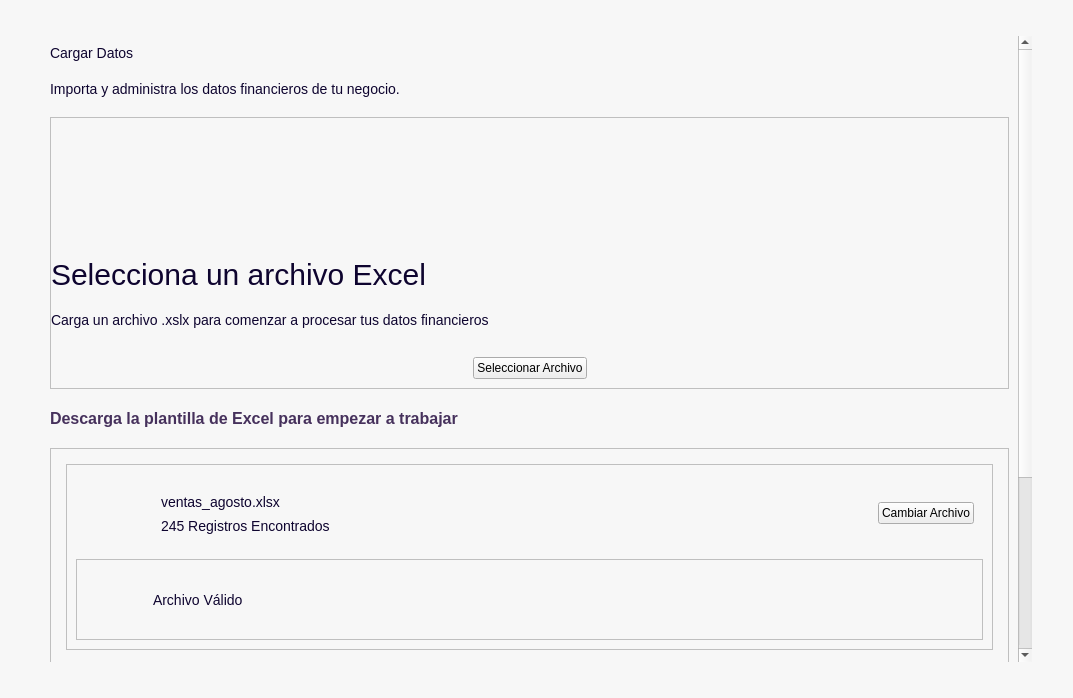
<?xml version="1.0" encoding="UTF-8"?>
<ui version="4.0">
 <class>CargarDatos</class>
 <widget class="QWidget" name="CargarDatos">
  <property name="geometry">
   <rect>
    <x>0</x>
    <y>0</y>
    <width>1073</width>
    <height>698</height>
   </rect>
  </property>
  <property name="windowTitle">
   <string>Form</string>
  </property>
  <property name="styleSheet">
   <string notr="true">QFrame[carta=&quot;Dashboard&quot;] {
    background-color: #FFFFFF;
    border: 1px solid #E4E0EA;
    border-radius: 12px;
}
#CargarDatos{
background-color:#f7f7f7;
}
QFrame{
background-color:#f7f7f7;
}

/*
-----------------------------------------------------------------------------------------------------
Textos
-----------------------------------------------------------------------------------------------------*/
QLabel{
background-color: transparent;
font-size: 14px;
color: #0E042F;
}
QLabel[texto=&quot;InputTexto&quot;]{
font-size: 16px;
font-weight: bold;
}
QLabel[texto=&quot;TituloPrincipal&quot;]{
font-size:20px;
font-weight:bold;
}
QLabel[texto=&quot;Valor&quot;]{
font-size:20px;
}
QLabel[texto=&quot;TituloSecundario&quot;]{
font-size:18px;
font-weight:bold;
}
QLabel[texto=&quot;Descripcion&quot;]{
font-size:16px;
color: #46315c;
}
QLabel[texto=&quot;Destacado&quot;]{
font-size:16px;
color: #0E042F;
font-weight: bold;
}


/*Botones*/
/* --- BOTÓN PRIMARIO --- */

QPushButton[boton=&quot;Primario&quot;] {
    border-radius: 10px;
    background-color: #5D38BB;
    font-weight: bold;
    color: #F7F7F7;
    font-size: 12pt;
    min-height: 40px;
    padding-left: 20px;
    padding-right: 20px;
	width: 200px;
}

QPushButton[boton=&quot;Primario&quot;]:hover {
    background-color: #744BCC;
}

QPushButton[boton=&quot;Primario&quot;]:pressed {
    background-color: #472A8F;
}

/* --- BOTÓN SECUNDARIO --- */

QPushButton[boton=&quot;Secundario&quot;] {
    border-radius: 10px;
    background-color: rgba(161, 147, 204, 0.7);
    font-weight: bold;
    color: #5D38BB;
    font-size: 18px;
    min-height: 40px;
	width: 250px;
}

QPushButton[boton=&quot;Secundario&quot;]:hover {
    background-color: rgba(161, 147, 204, 0.9);
}

QPushButton[boton=&quot;Secundario&quot;]:pressed {
    background-color: rgba(131, 117, 174, 0.9);
}

</string>
  </property>
  <layout class="QVBoxLayout" name="verticalLayout">
   <item>
    <layout class="QVBoxLayout" name="verticalLayout_12">
     <property name="spacing">
      <number>20</number>
     </property>
     <property name="leftMargin">
      <number>30</number>
     </property>
     <property name="topMargin">
      <number>25</number>
     </property>
     <property name="rightMargin">
      <number>30</number>
     </property>
     <property name="bottomMargin">
      <number>25</number>
     </property>
     <item>
      <widget class="QScrollArea" name="scrollArea">
       <property name="styleSheet">
        <string notr="true">/*
-----------------------------------------------------------------------------------------------------
ScrollArea
-----------------------------------------------------------------------------------------------------
*/
#scrollAreaWidgetContents {
    background-color: transparent;
}
QScrollArea {
    background-color: transparent;
    border: none;
	border-radius:0px;
}

/* Widget que está dentro del ScrollArea */
/*QScrollArea &gt; QWidget &gt; QWidget {
    background-color: #F9F9FC;
}*/

/* Scrollbar vertical */
QScrollBar:vertical {
    background-color: transparent;
    width: 8px;
    margin: 4px 2px 4px 0px;
}

/* Parte que se puede arrastrar */
QScrollBar::handle:vertical {
    background-color: #C9C1D5;
    border-radius: 4px;
    min-height: 40px;
}

/* Al pasar el mouse */
QScrollBar::handle:vertical:hover {
    background-color: #A99DB8;
}

/* Ocultar botones de arriba y abajo */
QScrollBar::add-line:vertical,
QScrollBar::sub-line:vertical {
    height: 0px;
}

/* Espacio antes/después del handle */
QScrollBar::add-page:vertical,
QScrollBar::sub-page:vertical {
    background: transparent;
}</string>
       </property>
       <property name="frameShape">
        <enum>QFrame::NoFrame</enum>
       </property>
       <property name="frameShadow">
        <enum>QFrame::Plain</enum>
       </property>
       <property name="widgetResizable">
        <bool>true</bool>
       </property>
       <widget class="QWidget" name="scrollAreaWidgetContents">
        <property name="geometry">
         <rect>
          <x>0</x>
          <y>0</y>
          <width>987</width>
          <height>948</height>
         </rect>
        </property>
        <property name="sizePolicy">
         <sizepolicy hsizetype="Expanding" vsizetype="Preferred">
          <horstretch>0</horstretch>
          <verstretch>0</verstretch>
         </sizepolicy>
        </property>
        <layout class="QVBoxLayout" name="verticalLayout_2">
         <property name="leftMargin">
          <number>9</number>
         </property>
         <property name="topMargin">
          <number>9</number>
         </property>
         <property name="rightMargin">
          <number>9</number>
         </property>
         <item>
          <layout class="QVBoxLayout" name="verticalLayout_11">
           <property name="spacing">
            <number>20</number>
           </property>
           <item>
            <widget class="QLabel" name="lblTitulo">
             <property name="maximumSize">
              <size>
               <width>16777215</width>
               <height>50</height>
              </size>
             </property>
             <property name="text">
              <string>Cargar Datos</string>
             </property>
             <property name="texto" stdset="0">
              <string>TituloPrincipal</string>
             </property>
            </widget>
           </item>
           <item>
            <widget class="QLabel" name="lblDescripcion">
             <property name="maximumSize">
              <size>
               <width>16777215</width>
               <height>50</height>
              </size>
             </property>
             <property name="text">
              <string>Importa y administra los datos financieros de tu negocio.</string>
             </property>
             <property name="texto" stdset="0">
              <string>Descripcion</string>
             </property>
            </widget>
           </item>
           <item>
            <widget class="QFrame" name="frameCargarArchivos">
             <property name="styleSheet">
              <string notr="true">QLabel{
qproperty-alignment: 'AlignCenter';
}</string>
             </property>
             <property name="frameShape">
              <enum>QFrame::StyledPanel</enum>
             </property>
             <property name="frameShadow">
              <enum>QFrame::Raised</enum>
             </property>
             <property name="carta" stdset="0">
              <string>Dashboard</string>
             </property>
             <layout class="QVBoxLayout" name="verticalLayout_3">
              <property name="spacing">
               <number>20</number>
              </property>
              <property name="leftMargin">
               <number>0</number>
              </property>
              <property name="topMargin">
               <number>0</number>
              </property>
              <property name="rightMargin">
               <number>0</number>
              </property>
              <property name="bottomMargin">
               <number>0</number>
              </property>
              <item>
               <widget class="QWidget" name="widget" native="true">
                <property name="maximumSize">
                 <size>
                  <width>16777215</width>
                  <height>130</height>
                 </size>
                </property>
                <layout class="QHBoxLayout" name="horizontalLayout">
                 <item>
                  <widget class="QLabel" name="lblBusinessIcon">
                   <property name="minimumSize">
                    <size>
                     <width>111</width>
                     <height>101</height>
                    </size>
                   </property>
                   <property name="maximumSize">
                    <size>
                     <width>121</width>
                     <height>111</height>
                    </size>
                   </property>
                   <property name="styleSheet">
                    <string notr="true">qproperty-alignment: 'AlignCenter';</string>
                   </property>
                   <property name="text">
                    <string/>
                   </property>
                   <property name="pixmap">
                    <pixmap resource="../../../resources/resources.qrc">:/images/excel.png</pixmap>
                   </property>
                   <property name="scaledContents">
                    <bool>true</bool>
                   </property>
                  </widget>
                 </item>
                </layout>
               </widget>
              </item>
              <item>
               <widget class="QLabel" name="label_2">
                <property name="maximumSize">
                 <size>
                  <width>16777215</width>
                  <height>50</height>
                 </size>
                </property>
                <property name="styleSheet">
                 <string notr="true">font-size:30px;</string>
                </property>
                <property name="text">
                 <string>Selecciona un archivo Excel</string>
                </property>
                <property name="texto" stdset="0">
                 <string>TituloPrincipal</string>
                </property>
               </widget>
              </item>
              <item>
               <widget class="QLabel" name="label">
                <property name="maximumSize">
                 <size>
                  <width>16777215</width>
                  <height>50</height>
                 </size>
                </property>
                <property name="text">
                 <string>Carga un archivo .xslx para comenzar a procesar tus datos financieros</string>
                </property>
                <property name="texto" stdset="0">
                 <string>Descripcion</string>
                </property>
               </widget>
              </item>
              <item>
               <widget class="QWidget" name="widget_2" native="true">
                <property name="maximumSize">
                 <size>
                  <width>16777215</width>
                  <height>80</height>
                 </size>
                </property>
                <layout class="QHBoxLayout" name="horizontalLayout_2">
                 <item>
                  <spacer name="horizontalSpacer">
                   <property name="orientation">
                    <enum>Qt::Horizontal</enum>
                   </property>
                   <property name="sizeHint" stdset="0">
                    <size>
                     <width>40</width>
                     <height>20</height>
                    </size>
                   </property>
                  </spacer>
                 </item>
                 <item>
                  <widget class="QPushButton" name="btnSeleccionarArchivo">
                   <property name="text">
                    <string>Seleccionar Archivo</string>
                   </property>
                   <property name="boton" stdset="0">
                    <string>Primario</string>
                   </property>
                  </widget>
                 </item>
                 <item>
                  <spacer name="horizontalSpacer_2">
                   <property name="orientation">
                    <enum>Qt::Horizontal</enum>
                   </property>
                   <property name="sizeHint" stdset="0">
                    <size>
                     <width>40</width>
                     <height>20</height>
                    </size>
                   </property>
                  </spacer>
                 </item>
                </layout>
               </widget>
              </item>
             </layout>
            </widget>
           </item>
           <item>
            <widget class="QLabel" name="label_7">
             <property name="styleSheet">
              <string notr="true">font-size:16px;
color: #46315c;
font-weight:bold;
qproperty-alignment: 'AlignCenter';</string>
             </property>
             <property name="text">
              <string>&lt;a href=&quot;https://luis-hdz7.github.io/Finanzen-Web/excelTemplate.html&quot; style=&quot;color: #46315c; text-align: center; text-decoration: none;&quot;&gt;Descarga la plantilla de Excel para empezar a trabajar&lt;/a&gt;
</string>
             </property>
             <property name="openExternalLinks">
              <bool>true</bool>
             </property>
            </widget>
           </item>
           <item>
            <widget class="QFrame" name="frameArchivo">
             <property name="frameShape">
              <enum>QFrame::StyledPanel</enum>
             </property>
             <property name="frameShadow">
              <enum>QFrame::Raised</enum>
             </property>
             <property name="carta" stdset="0">
              <string>Dashboard</string>
             </property>
             <layout class="QVBoxLayout" name="verticalLayout_4">
              <property name="spacing">
               <number>15</number>
              </property>
              <property name="leftMargin">
               <number>15</number>
              </property>
              <property name="topMargin">
               <number>15</number>
              </property>
              <property name="rightMargin">
               <number>15</number>
              </property>
              <property name="bottomMargin">
               <number>15</number>
              </property>
              <item>
               <widget class="QFrame" name="frameVisualizacionArchivo">
                <property name="styleSheet">
                 <string notr="true">/* Estado: Archivo Válido (Verde) */
QFrame[carta=&quot;Valido&quot;] {
    background-color: #e6f7ed;  /* Fondo verde claro */
    border: 1px solid #a3e2bc;   /* Borde verde suave (opcional) */
    color: #1e7e34;              /* Texto o contenido en verde oscuro */
 border-radius: 12px;
}

/* Estado: Error (Rojo) */
QFrame[carta=&quot;Error&quot;] {
    background-color: #fce8e6;  /* Fondo rojo claro */
    border: 1px solid #f5c2c7;   /* Borde rojo suave (opcional) */
    color: #dc3545;              /* Texto o contenido en rojo oscuro */
 border-radius: 12px;
}
/* --- ESTILOS DE LOS QLABEL DEPENDIENDO DEL CONTENEDOR --- */

/* Cuando el Frame está en modo 'Valido', pinta su QLabel de verde oscuro */
QFrame[carta=&quot;Valido&quot;] QLabel {
    color: #2e7d32;
	font-weight:bold;
    font-size: 16px;
}

/* Cuando el Frame está en modo 'Error', pinta su QLabel de rojo oscuro */
QFrame[carta=&quot;Error&quot;] QLabel {
    color: #c62828;
    font-size: 16px;
}
</string>
                </property>
                <property name="frameShape">
                 <enum>QFrame::StyledPanel</enum>
                </property>
                <property name="frameShadow">
                 <enum>QFrame::Raised</enum>
                </property>
                <property name="carta" stdset="0">
                 <string>Dashboard</string>
                </property>
                <layout class="QVBoxLayout" name="verticalLayout_5">
                 <item>
                  <widget class="QWidget" name="widget_3" native="true">
                   <layout class="QHBoxLayout" name="horizontalLayout_3">
                    <item>
                     <widget class="QLabel" name="lblBusinessIcon_2">
                      <property name="minimumSize">
                       <size>
                        <width>61</width>
                        <height>61</height>
                       </size>
                      </property>
                      <property name="maximumSize">
                       <size>
                        <width>61</width>
                        <height>51</height>
                       </size>
                      </property>
                      <property name="text">
                       <string/>
                      </property>
                      <property name="pixmap">
                       <pixmap resource="../../../resources/resources.qrc">:/icons/file.svg</pixmap>
                      </property>
                      <property name="scaledContents">
                       <bool>true</bool>
                      </property>
                     </widget>
                    </item>
                    <item>
                     <widget class="QWidget" name="widget_4" native="true">
                      <layout class="QVBoxLayout" name="verticalLayout_6">
                       <item>
                        <widget class="QLabel" name="label_3">
                         <property name="maximumSize">
                          <size>
                           <width>16777215</width>
                           <height>50</height>
                          </size>
                         </property>
                         <property name="text">
                          <string>ventas_agosto.xlsx</string>
                         </property>
                         <property name="texto" stdset="0">
                          <string>Destacado</string>
                         </property>
                        </widget>
                       </item>
                       <item>
                        <widget class="QLabel" name="label_4">
                         <property name="maximumSize">
                          <size>
                           <width>16777215</width>
                           <height>50</height>
                          </size>
                         </property>
                         <property name="text">
                          <string>245 Registros Encontrados</string>
                         </property>
                         <property name="texto" stdset="0">
                          <string>Descripcion</string>
                         </property>
                        </widget>
                       </item>
                      </layout>
                     </widget>
                    </item>
                    <item>
                     <spacer name="horizontalSpacer_3">
                      <property name="orientation">
                       <enum>Qt::Horizontal</enum>
                      </property>
                      <property name="sizeHint" stdset="0">
                       <size>
                        <width>40</width>
                        <height>20</height>
                       </size>
                      </property>
                     </spacer>
                    </item>
                    <item>
                     <widget class="QPushButton" name="pushButton">
                      <property name="text">
                       <string>Cambiar Archivo</string>
                      </property>
                      <property name="boton" stdset="0">
                       <string>Secundario</string>
                      </property>
                     </widget>
                    </item>
                   </layout>
                  </widget>
                 </item>
                 <item>
                  <widget class="QFrame" name="frame">
                   <property name="frameShape">
                    <enum>QFrame::StyledPanel</enum>
                   </property>
                   <property name="frameShadow">
                    <enum>QFrame::Raised</enum>
                   </property>
                   <property name="carta" stdset="0">
                    <string>Valido</string>
                   </property>
                   <layout class="QHBoxLayout" name="horizontalLayout_4">
                    <item>
                     <widget class="QLabel" name="lblBusinessIcon_3">
                      <property name="minimumSize">
                       <size>
                        <width>61</width>
                        <height>61</height>
                       </size>
                      </property>
                      <property name="maximumSize">
                       <size>
                        <width>61</width>
                        <height>51</height>
                       </size>
                      </property>
                      <property name="text">
                       <string/>
                      </property>
                      <property name="pixmap">
                       <pixmap resource="../../../resources/resources.qrc">:/icons/check.svg</pixmap>
                      </property>
                      <property name="scaledContents">
                       <bool>true</bool>
                      </property>
                     </widget>
                    </item>
                    <item>
                     <widget class="QLabel" name="label_5">
                      <property name="text">
                       <string>Archivo Válido</string>
                      </property>
                      <property name="texto" stdset="0">
                       <string>Valido</string>
                      </property>
                     </widget>
                    </item>
                   </layout>
                  </widget>
                 </item>
                </layout>
               </widget>
              </item>
              <item>
               <widget class="QFrame" name="frame_2">
                <property name="styleSheet">
                 <string notr="true">/* 
-----------------------------------------------------------------------------------------------------
Tabla (Optimizado para QTableView)
-----------------------------------------------------------------------------------------------------
*/

QTableView {
    background-color: #FFFFFF;
    border: 1px solid #E4E0EA;
    border-radius: 10px;
    gridline-color: #EAE7EF;
    font-size: 14px;
    color: #0E042F;
    selection-background-color: #EEEAF5;
    selection-color: #0E042F;
    /* Importante para que los elementos internos respeten los bordes redondeados */
    overflow: hidden; 
}

/* Encabezados (Horizontal y Vertical) */
QTableView QHeaderView::section {
    background-color: #F5F3F8;
    color: #0E042F;
    font-size: 14px;
    font-weight: bold;
    border: none;
    border-bottom: 1px solid #E4E0EA;
    padding: 10px;
}

/* Forzar que el encabezado horizontal se alinee bien con el estilo */
QHeaderView {
    background-color: #F5F3F8;
    border-top-left-radius: 9px;
    border-top-right-radius: 9px;
}

/* Celdas individuales */
QTableView::item {
    padding: 8px;
    border: none;
}

/* Fila seleccionada */
QTableView::item:selected {
    background-color: #EEEAF5;
    color: #0E042F;
}

/* Esquina superior izquierda (intersección de encabezados) */
QTableView QTableCornerButton::section {
    background-color: #F5F3F8;
    border: none;
    border-top-left-radius: 9px;
}

/* --- SCROLLBAR VERTICAL --- */
QTableView QScrollBar:vertical {
    background-color: transparent;
    width: 8px;
    margin: 4px 2px 4px 2px;
}

QTableView QScrollBar::handle:vertical {
    background-color: #C9C1D5;
    border-radius: 4px;
    min-height: 30px;
}

/* Ocultar flechas del scrollbar */
QTableView QScrollBar::add-line:vertical,
QTableView QScrollBar::sub-line:vertical,
QTableView QScrollBar::add-page:vertical,
QTableView QScrollBar::sub-page:vertical {
    background: none;
    height: 0px;
}

/* --- SCROLLBAR HORIZONTAL (Opcional, para mantener coherencia visual) --- */
QTableView QScrollBar:horizontal {
    background-color: transparent;
    height: 8px;
    margin: 2px 4px 2px 4px;
}

QTableView QScrollBar::handle:horizontal {
    background-color: #C9C1D5;
    border-radius: 4px;
    min-width: 30px;
}

QTableView QScrollBar::add-line:horizontal,
QTableView QScrollBar::sub-line:horizontal,
QTableView QScrollBar::add-page:horizontal,
QTableView QScrollBar::sub-page:horizontal {
    background: none;
    width: 0px;
}
</string>
                </property>
                <property name="frameShape">
                 <enum>QFrame::StyledPanel</enum>
                </property>
                <property name="frameShadow">
                 <enum>QFrame::Raised</enum>
                </property>
                <property name="carta" stdset="0">
                 <string>Dashboard</string>
                </property>
                <layout class="QVBoxLayout" name="verticalLayout_7">
                 <item>
                  <widget class="QLabel" name="label_6">
                   <property name="text">
                    <string>Vista Previa</string>
                   </property>
                   <property name="texto" stdset="0">
                    <string>TituloSecundario</string>
                   </property>
                  </widget>
                 </item>
                 <item>
                  <widget class="QLabel" name="lblRegistros">
                   <property name="text">
                    <string>Primeros Registros del Archivo (total: 100)</string>
                   </property>
                   <property name="texto" stdset="0">
                    <string>Descripcion</string>
                   </property>
                  </widget>
                 </item>
                 <item>
                  <widget class="QTabWidget" name="tabWidget">
                   <property name="accessibleName">
                    <string>Movimientos</string>
                   </property>
                   <property name="styleSheet">
                    <string notr="true">QTabWidget {
        qproperty-expanding: true;
		background-color:#f7f7f7;
    }
QTabWidget::pane {
    border: none;
    background-color: #f7f7f7;
}
QTabWidget &gt; QWidget {
    background-color: #f7f7f7;
}
QTabBar::tab {
    background: #F1EFF6;
    color: #46315c;

    padding: 10px 28px;

    border: none;
    border-radius: 8px;

    margin-right: 6px;
	min-width: 50px; 
    font-family: &quot;Manrope&quot;;
    font-size: 14px;
    font-weight: 600;
}

QTabBar::tab:hover {
    background: #E8E5F0;
    color: #16094C;
}

QTabBar::tab:selected {
    background: #16094C;
    color: white;
}
/* 
-----------------------------------------------------------------------------------------------------
Tabla (Optimizado para QTableView)
-----------------------------------------------------------------------------------------------------
*/

QTableView {
    background-color: #FFFFFF;
    border: 1px solid #E4E0EA;
    border-radius: 10px;
    gridline-color: #EAE7EF;
    font-size: 14px;
    color: #0E042F;
    selection-background-color: #EEEAF5;
    selection-color: #0E042F;
}

/* Encabezados (Horizontal y Vertical) */
QTableView QHeaderView::section {
    background-color: #F5F3F8;
    color: #0E042F;
    font-size: 14px;
    font-weight: bold;
    border: none;
    border-bottom: 1px solid #E4E0EA;
    padding: 10px;
}

/* Forzar que el encabezado horizontal se alinee bien con el estilo */
QHeaderView {
    background-color: #F5F3F8;
    border-top-left-radius: 9px;
    border-top-right-radius: 9px;
}

/* Celdas individuales */
QTableView::item {
    padding: 8px;
    border: none;
}

/* Fila seleccionada */
QTableView::item:selected {
    background-color: #EEEAF5;
    color: #0E042F;
}

/* Esquina superior izquierda (intersección de encabezados) */
QTableView QTableCornerButton::section {
    background-color: #F5F3F8;
    border: none;
    border-top-left-radius: 9px;
}

/* --- SCROLLBAR VERTICAL --- */
QTableView QScrollBar:vertical {
    background-color: transparent;
    width: 8px;
    margin: 4px 2px 4px 2px;
}

QTableView QScrollBar::handle:vertical {
    background-color: #C9C1D5;
    border-radius: 4px;
    min-height: 30px;
}

/* Ocultar flechas del scrollbar */
QTableView QScrollBar::add-line:vertical,
QTableView QScrollBar::sub-line:vertical,
QTableView QScrollBar::add-page:vertical,
QTableView QScrollBar::sub-page:vertical {
    background: none;
    height: 0px;
}

/* --- SCROLLBAR HORIZONTAL (Opcional, para mantener coherencia visual) --- */
QTableView QScrollBar:horizontal {
    background-color: transparent;
    height: 8px;
    margin: 2px 4px 2px 4px;
}

QTableView QScrollBar::handle:horizontal {
    background-color: #C9C1D5;
    border-radius: 4px;
    min-width: 30px;
}

QTableView QScrollBar::add-line:horizontal,
QTableView QScrollBar::sub-line:horizontal,
QTableView QScrollBar::add-page:horizontal,
QTableView QScrollBar::sub-page:horizontal {
    background: none;
    width: 0px;
}
</string>
                   </property>
                   <property name="currentIndex">
                    <number>1</number>
                   </property>
                   <widget class="QWidget" name="Movimientos">
                    <attribute name="title">
                     <string>Movimientos</string>
                    </attribute>
                    <layout class="QVBoxLayout" name="verticalLayout_8">
                     <item>
                      <widget class="QTableView" name="movimientosTable"/>
                     </item>
                    </layout>
                   </widget>
                   <widget class="QWidget" name="tab_2">
                    <attribute name="title">
                     <string>Ventas</string>
                    </attribute>
                    <layout class="QVBoxLayout" name="verticalLayout_9">
                     <item>
                      <widget class="QTableView" name="ventasTable"/>
                     </item>
                    </layout>
                   </widget>
                  </widget>
                 </item>
                 <item>
                  <widget class="QWidget" name="widget_5" native="true">
                   <layout class="QHBoxLayout" name="horizontalLayout_5">
                    <item>
                     <widget class="QPushButton" name="pushButton_3">
                      <property name="text">
                       <string>Guardar Datos</string>
                      </property>
                      <property name="boton" stdset="0">
                       <string>Primario</string>
                      </property>
                     </widget>
                    </item>
                    <item>
                     <widget class="QPushButton" name="pushButton_2">
                      <property name="text">
                       <string>Cancelar</string>
                      </property>
                      <property name="boton" stdset="0">
                       <string>Secundario</string>
                      </property>
                     </widget>
                    </item>
                   </layout>
                  </widget>
                 </item>
                </layout>
               </widget>
              </item>
             </layout>
            </widget>
           </item>
          </layout>
         </item>
        </layout>
       </widget>
      </widget>
     </item>
    </layout>
   </item>
  </layout>
 </widget>
 <resources>
  <include location="../../../resources/resources.qrc"/>
  <include location="../../../resources/resources.qrc"/>
 </resources>
 <connections/>
</ui>
